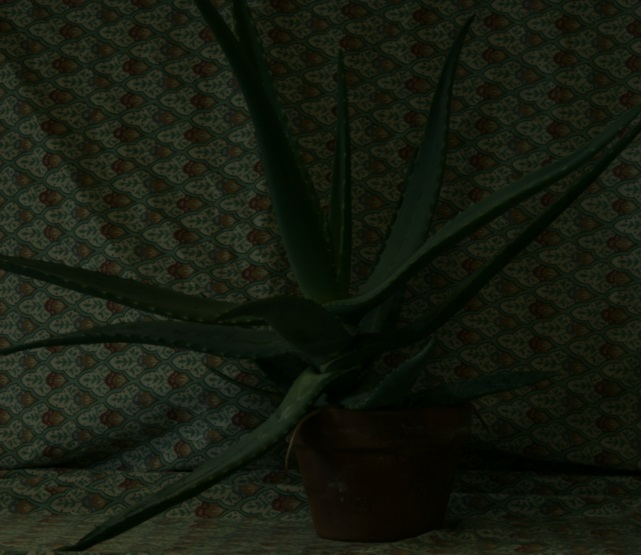
#> input picture Introduction_to_Image_Processing/HW03/HW3_test_image/aloe.jpg, 641 x 555 px; its folder holds only this picture in this run
$ python main.py
#> lines starting #> are read from the running program, lines starting #| are printed output that depends on the picture
#> further down, img is the input picture: shape (555, 641, 3); mean B, G, R 14.8, 26.5, 21.4
### Introduction_to_Image_Processing/HW03/color_space_transformation.py
import math
import numpy as np
import sys
from tqdm import tqdm


def rgb2hsv(src: np.ndarray) -> np.ndarray:
    """
    Convert the RGB color space to HSV color space.

    Note that the input RGB values are [0, 255].
    The output hue is [0, 359].
    The output saturation is [0, 1].
    The output intensity value is [0, 1].

    Parameters
    ----------
    src: np.ndarray
        Input image.

    Returns
    -------
    out: np.ndarray
        The corresponding HSV image.

    Raises
    ------
    ValueError
        If the value of any channel of one or more pixels
        is greater than 255 or less than 0, then the error
        occurs.

    Notes
    -----
    Ref: https://www.geeksforgeeks.org/program-change-rgb-color-model-hsv-color-model/
    Ref: https://stackoverflow.com/questions/3018313/algorithm-to-convert-rgb-to-hsv-and-hsv-to-rgb-in-range-0-255-for-both
    """
    print("Performing RGB to HSV.", file=sys.stderr)
    result = np.zeros(src.shape)
    r = src[:, :, 0] / 255.0
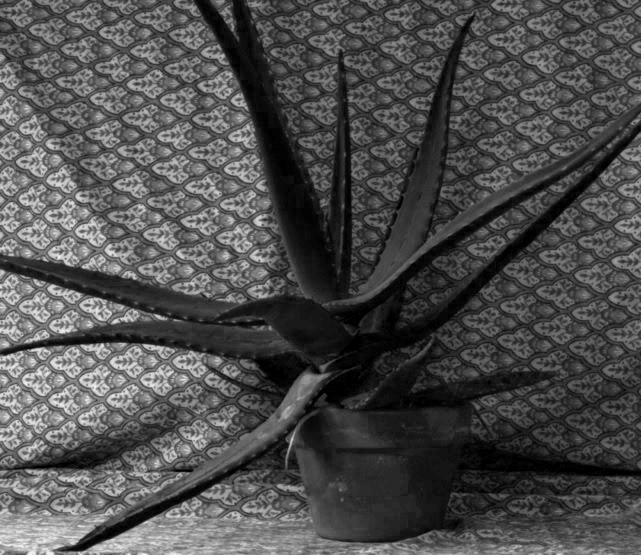
#> r: shape (555, 641) float64; min 0, max 0.275, mean 0.0841; drawn with min black and max white
    g = src[:, :, 1] / 255.0
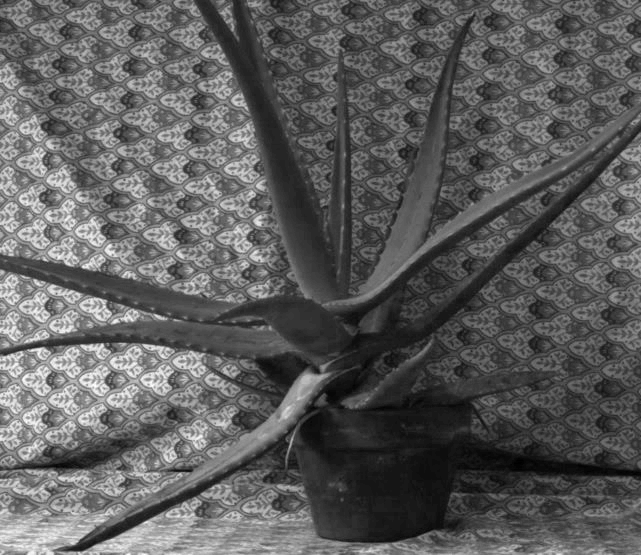
#> g: shape (555, 641) float64; min 0, max 0.282, mean 0.104; drawn with min black and max white
    b = src[:, :, 2] / 255.0
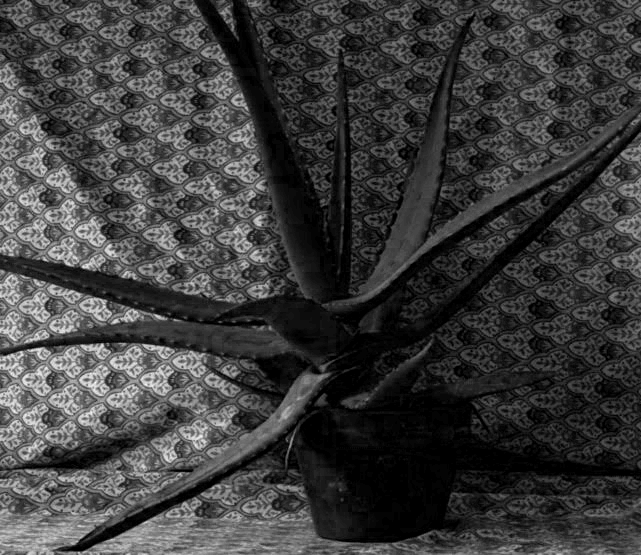
#> b: shape (555, 641) float64; min 0, max 0.239, mean 0.0579; drawn with min black and max white

    for i in tqdm(range(src.shape[0])):
        for j in range(src.shape[1]):
            cmax = max(r[i, j], g[i, j], b[i, j])
            cmin = min(r[i, j], g[i, j], b[i, j])
            diff = cmax - cmin

            # Error handling
            if cmax > 255.0:
                raise ValueError(f"Error, index [{i}, {j}] has a value greater than 255.")
            if cmin < 0.0:
                raise ValueError(f"Error, index [{i}, {j}] has a value less than 0.")

            # Hue
            if cmax == cmin:
                result[i, j, 0] = 0
            elif cmax == r[i, j]:
                result[i, j, 0] = (60 * ((g[i, j] - b[i, j]) / diff) + 360) % 360
            elif cmax == g[i, j]:
                result[i, j, 0] = (60 * ((b[i, j] - r[i, j]) / diff) + 120) % 360
            else:  # cmax == b[i, j]
                result[i, j, 0] = (60 * ((r[i, j] - g[i, j]) / diff) + 240) % 360

            # Saturation
            if cmax == 0:
                result[i, j, 1] = 0
            else:
                result[i, j, 1] = diff / cmax

            # Value
            result[i, j, 2] = cmax
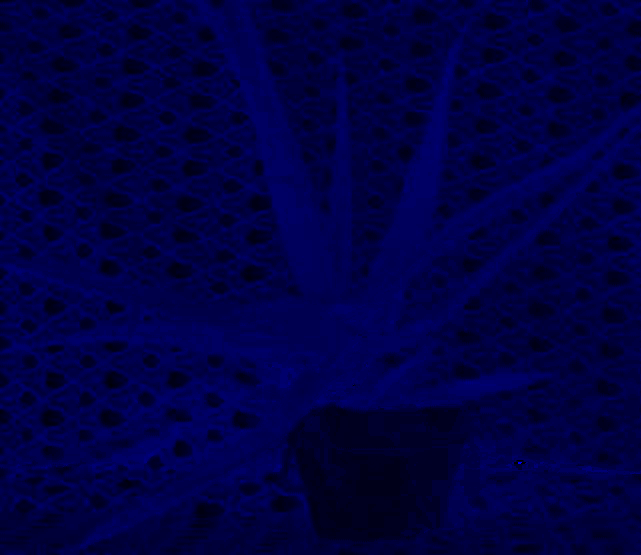
#> result: shape (555, 641, 3) float64; mean of channels 0, 1, 2 87, 0.5, 0.1; drawn with min black and max white

    return result


def hsv2rgb(src: np.ndarray) -> np.ndarray:
    """
    Convert the HSV color space to RGB color space.

    Note that the input hue is [0, 359].
    The input saturation is [0, 1].
    The input intensity value is [0, 1].
    The output RGB values are [0, 255] stored in double type.

    Parameters
    ----------
    src: np.ndarray
        Input HSV image.

    Returns
    -------
    out: np.ndarray
        The corresponding RGB image stored in double type.

    Raises
    ------
    ValueError
        If the input HSV image does not follow the spec. above,
        then the error is raised.

    Notes
    -----
    Ref: https://stackoverflow.com/questions/3018313/algorithm-to-convert-rgb-to-hsv-and-hsv-to-rgb-in-range-0-255-for-both
    """
    print("Performing HSV to RGB.", file=sys.stderr)
    result = np.zeros(src.shape)
    h = src[:, :, 0]
    s = src[:, :, 1]
    v = src[:, :, 2]
    for i in tqdm(range(src.shape[0])):
        for j in range(src.shape[1]):
            # Error handling
            if h[i, j] < 0.0:
                raise ValueError(f"Error, the hue in index [{i}, {j}] is less than 0.")
            if s[i, j] < 0.0:
                raise ValueError(f"Error, the saturation in index [{i}, {j}] is less than 0.")
            if s[i, j] > 1.0:
                raise ValueError(f"Error, the saturation in index [{i}, {j}] is greater than 1.")
            if v[i, j] < 0.0:
                raise ValueError(f"Error, the intensity value in index [{i}, {j}] is less than 0.")
            if v[i, j] > 1.0:
                raise ValueError(f"Error, the intensity value in index [{i}, {j}] is greater than 1.")

            # If saturation is 0, then RGB = intensity
            if s[i, j] == 0.0:
                result[i, j, 0] = v[i, j]
                result[i, j, 1] = v[i, j]
                result[i, j, 2] = v[i, j]
                continue

            # hd is the abbreviation of hue divide
            hd = h[i, j] / 60.0  # [0, 6)
            # hdi is the abbreviation of hue-divide integer
            hdi = math.floor(hd)  # integer 0, 1, 2, 3, 4, 5
            # hdid is the abbreviation of hue-divide-integer difference
            hdid = hd - hdi  # [0, 1)

            p = v[i, j] * (1.0 - s[i, j])
            q = v[i, j] * (1.0 - (s[i, j] * hdid))
            t = v[i, j] * (1.0 - (s[i, j] * (1 - hdid)))

            if hdi == 0:
                result[i, j, 0] = v[i, j]
                result[i, j, 1] = t
                result[i, j, 2] = p
            elif hdi == 1:
                result[i, j, 0] = q
                result[i, j, 1] = v[i, j]
                result[i, j, 2] = p
            elif hdi == 2:
                result[i, j, 0] = p
                result[i, j, 1] = v[i, j]
                result[i, j, 2] = t
            elif hdi == 3:
                result[i, j, 0] = p
                result[i, j, 1] = q
                result[i, j, 2] = v[i, j]
            elif hdi == 4:
                result[i, j, 0] = t
                result[i, j, 1] = p
                result[i, j, 2] = v[i, j]
            else:  # hdi == 5
                result[i, j, 0] = v[i, j]
                result[i, j, 1] = p
                result[i, j, 2] = q

    result *= 255
    return result


# [63 lines left out: function rgb2cie, not called in this run]


def _ciefunc(x: float) -> float:
    return x ** (1 / 3) if x > 0.008856 else 7.787 * x + (16 / 116)


# [60 lines left out: function cie2rgb, not called in this run]

### Introduction_to_Image_Processing/HW03/spatial_image_enhancement.py
import matplotlib
import matplotlib.pyplot as plt
import numpy as np
import sys
from bcolors import Bcolors
from tqdm import tqdm


# [37 lines left out: functions plot_histogram, save_histogram, not called in this run]


def gamma_correction(origin: np.ndarray, c: float = 1.0, gamma: float = 1.0) -> np.ndarray:
    # https://geek-docs.com/opencv/opencv-examples/gamma-correction.html
#> called with c = 1, gamma = 0.4
    result = origin.copy()
#> result: shape (555, 641) float64
    result = result.astype(np.longdouble)

    # Normalize to [0, 1]
    result /= 255.0

    # Apply Gamma Correction
    result = c * (result ** gamma)
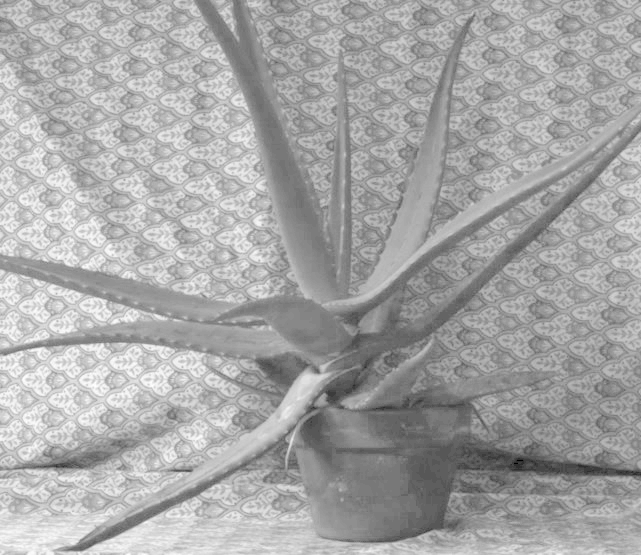
#> result: shape (555, 641) float128; min 0, max 0.0657, mean 0.0431; drawn with min black and max white

    # Transfer back to [0, 255]
    result *= 255
    result = result.astype(np.uint8)
    return result


# [80 lines left out: functions histogram_equalization, conv2d, not called in this run]

### Introduction_to_Image_Processing/HW03/main.py
import color_space_transformation as cst
import cv2
import frequency_image_enhancement as fie
import glob
import numpy as np
import os
import shutil
import spatial_image_enhancement as sie
import sys
from bcolors import Bcolors

# ----- hyper parameters ------
is_show = True
# Gamma value
gamma = {
    "aloe": 0.4,
    "church": 0.4,
    "house": 2.5,
    "kitchen": 2.0
}
src_folder = "./HW3_test_image/"
save_folder = "./Img/"
# ----- hyper parameters ------

rewrite = False
img_list = glob.glob(f"{src_folder}*")

if __name__ == "__main__":
    # Determine if rewrite results or not
    if os.path.isdir(save_folder):
        yn = input(f"{Bcolors.WARNING}The saving folder {save_folder} exists, do you want to remove it? [y/N]: {Bcolors.ENDC}")
        if yn == "Y" or yn == "y":
            print(f"{Bcolors.FAIL}The folder {save_folder} will be removed and rebuild.{Bcolors.ENDC}")
            shutil.rmtree(save_folder)
            os.mkdir(save_folder)
            rewrite = True
        else:
            print(f"The images inside the folder {save_folder} will {Bcolors.WARNING}remain the same.{Bcolors.ENDC}")
    else:
        rewrite = True
        os.mkdir(save_folder)

    # Start Algorithm
    for i in img_list:
        path = os.path.abspath(i)
        filename = os.path.basename(path)
        print(f"\n----- Reading file: {filename} -----", file=sys.stderr)
        filename = os.path.splitext(filename)[0]

        # Read Image to numpy array
        img = cv2.imread(path, cv2.IMREAD_COLOR)  # numpy.ndarray  # BGR image

        # Transfer to RGB color space
        img = cv2.cvtColor(img, cv2.COLOR_BGR2RGB)  # RGB image

        # Transfer RGB to HSV
        img_hsv = cst.rgb2hsv(img.astype(np.double))
        img_hsv_gamma = img_hsv.copy()
        img_hsv_histeq = img_hsv.copy()

        # Gamma Transformation
        img_hsv_gamma[:, :, 2] = sie.gamma_correction(img_hsv_gamma[:, :, 2], c=1.0, gamma=gamma[filename])
        # Transfer HSV to RGB
        img_hsv_gamma_back = cst.hsv2rgb(img_hsv_gamma).astype(np.uint8)
#> in hsv2rgb, `h = src[:, :, 0]`:
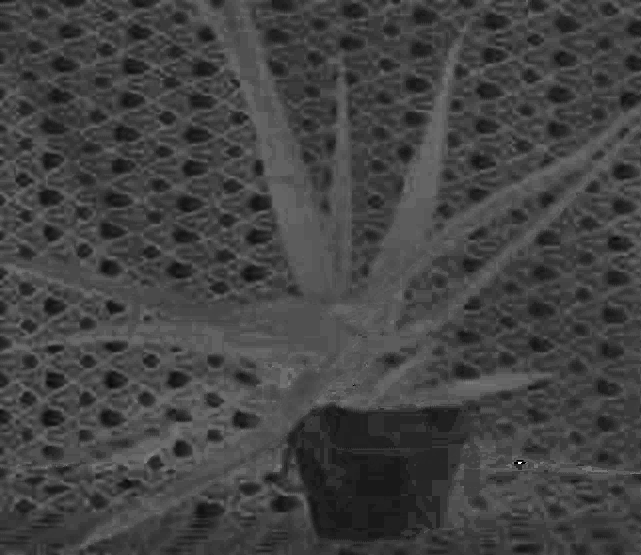
#> h: shape (555, 641) float64; min 0, max 330, mean 87; drawn with min black and max white
#> in hsv2rgb, `s = src[:, :, 1]`:
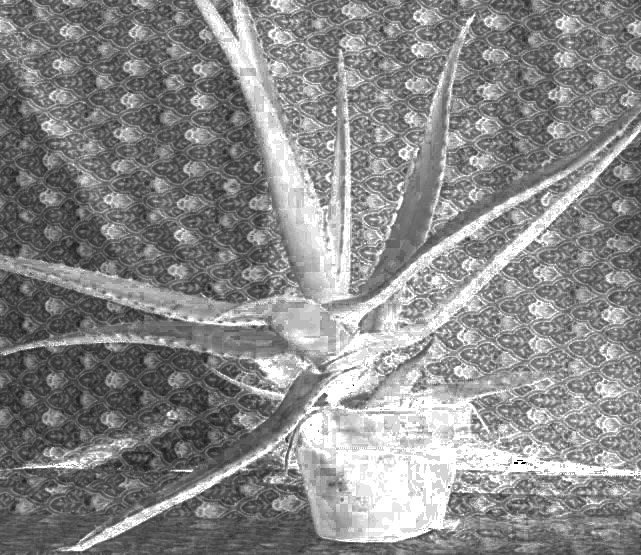
#> s: shape (555, 641) float64; min 0, max 1, mean 0.54
#> after the loop in hsv2rgb, `for i in tqdm(range(src.shape[0])):`: result: shape (555, 641, 3) float64; every value is 0
#> (the run stopped early here; a loop or call above may not have finished)
